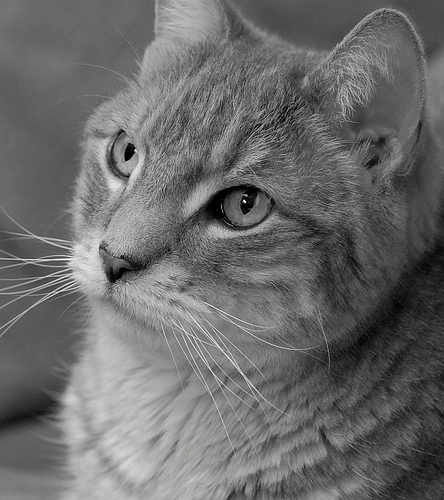
#> input picture Assignment10/images/cat.jpg, 444 x 500 px
$ jupyter execute 'Histogram Equalization.ipynb'
#> lines starting #> are read from the running program, lines starting #| are printed output that depends on the picture
[cell 1]
import cv2
import matplotlib.pyplot as plt

[cell 2]
img_path = 'images/cat.jpg'

[cell 3]
img = plt.imread(img_path)
#> img is the input picture: shape (500, 444, 3); mean R, G, B 106.9, 106.9, 106.9

[cell 4]
img.shape
#> Out = (500, 444, 3)

[cell 5]
gray = cv2.cvtColor(img, cv2.COLOR_RGB2GRAY)

[cell 6]
original_hist = plt.hist(gray.ravel(),256,[0,256])
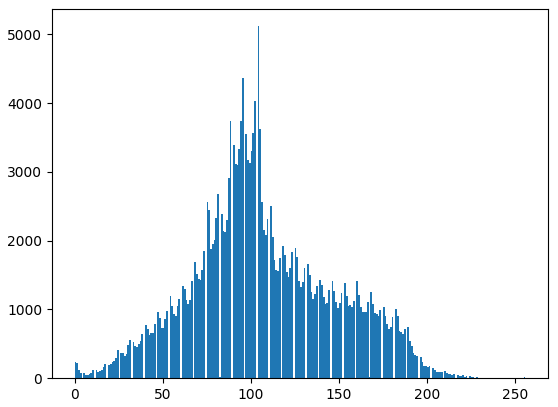
#> figure drawn by matplotlib, 1 panel; tallest bar 5118 high, from x = 104 to 105

[cell 7]
#original_hist = cv.calcHist([gray],[0],None,[256],[0,256])

[cell 8]
equalized = cv2.equalizeHist(gray)
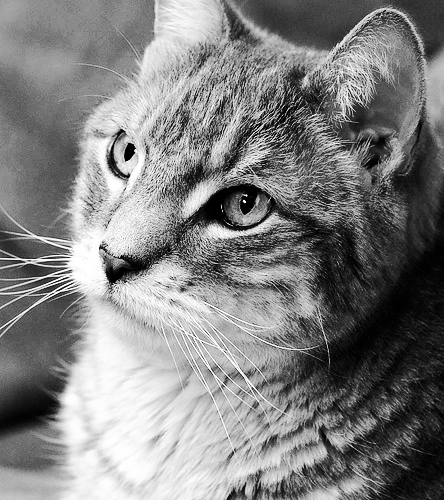
#> equalized: shape (500, 444); min 0, max 255, mean 128.5

[cell 9]
equalized_hist = plt.hist(equalized.ravel(),256,[0,256])
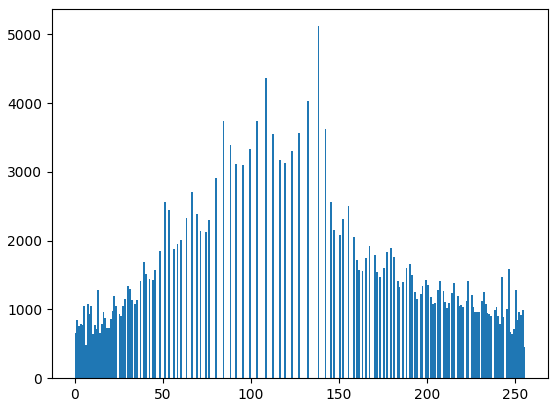
#> figure drawn by matplotlib, 1 panel; tallest bar 5118 high, from x = 138 to 139

[cell 10]
plt.subplots(figsize=(20,20))
plt.subplot(2,2,1)
plt.title("A. Original Image")
plt.imshow(img,cmap='gray')

plt.subplot(2,2,2)
plt.title("B. Original Histogram")
original_hist = plt.hist(gray.ravel(),256,[0,256])

plt.subplot(2,2,3)
plt.title("C. Equalized Image")
plt.imshow(equalized,cmap='gray')

plt.subplot(2,2,4)
plt.title("D. Equalized Histogram")
equalized_hist = plt.hist(equalized.ravel(),256,[0,256])
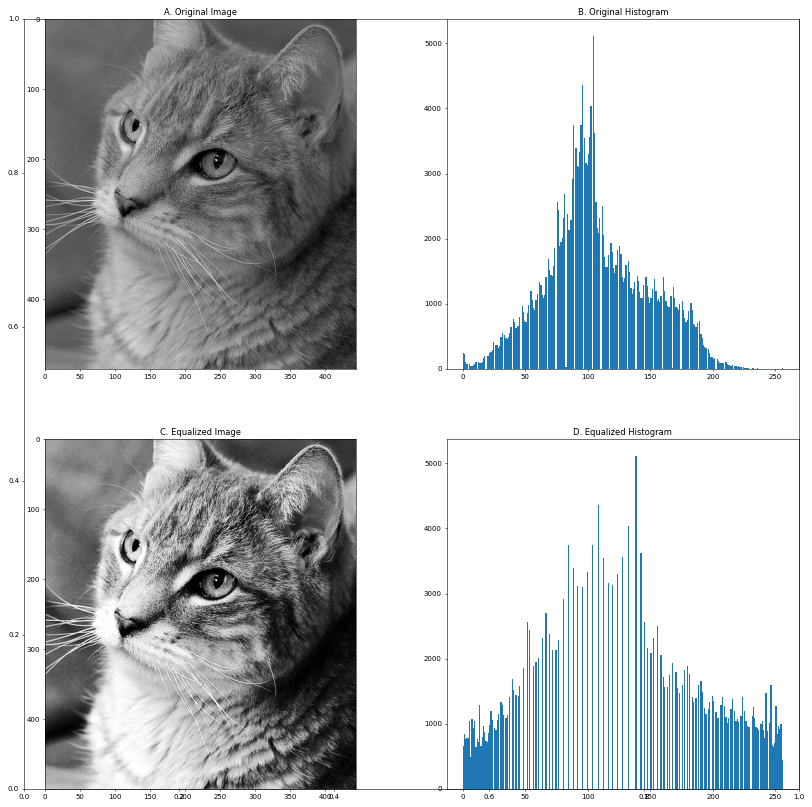
#> figure drawn by matplotlib, 4 panels; panel 2: tallest bar 5118 high, from x = 104 to 105; panel 4: tallest bar 5118 high, from x = 138 to 139
